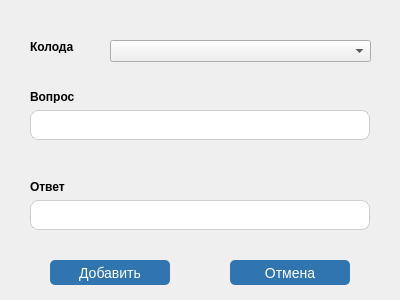
<?xml version="1.0" encoding="UTF-8"?>
<ui version="4.0">
 <class>AddCard</class>
 <widget class="QDialog" name="AddCard">
  <property name="geometry">
   <rect>
    <x>0</x>
    <y>0</y>
    <width>400</width>
    <height>300</height>
   </rect>
  </property>
  <property name="windowTitle">
   <string>Dialog</string>
  </property>
  <widget class="QPushButton" name="add_card_button">
   <property name="geometry">
    <rect>
     <x>50</x>
     <y>260</y>
     <width>120</width>
     <height>25</height>
    </rect>
   </property>
   <property name="styleSheet">
    <string notr="true">color: #fff;
text-decoration: none; 
background-color: #3175b0;
font-size: 14px;
border-radius: 5px;</string>
   </property>
   <property name="text">
    <string>Добавить</string>
   </property>
  </widget>
  <widget class="QPushButton" name="cancel_button">
   <property name="geometry">
    <rect>
     <x>230</x>
     <y>260</y>
     <width>120</width>
     <height>25</height>
    </rect>
   </property>
   <property name="styleSheet">
    <string notr="true">color: #fff;
text-decoration: none; 
background-color: #3175b0;
font-size: 14px;
border-radius: 5px;</string>
   </property>
   <property name="text">
    <string>Отмена</string>
   </property>
  </widget>
  <widget class="QLabel" name="label">
   <property name="geometry">
    <rect>
     <x>30</x>
     <y>90</y>
     <width>47</width>
     <height>13</height>
    </rect>
   </property>
   <property name="styleSheet">
    <string notr="true">font-size: 12px;
font-weight: 900;</string>
   </property>
   <property name="text">
    <string>Вопрос</string>
   </property>
  </widget>
  <widget class="QLabel" name="label_2">
   <property name="geometry">
    <rect>
     <x>30</x>
     <y>180</y>
     <width>47</width>
     <height>13</height>
    </rect>
   </property>
   <property name="styleSheet">
    <string notr="true">font-size: 12px;
font-weight: 900;</string>
   </property>
   <property name="text">
    <string>Ответ</string>
   </property>
  </widget>
  <widget class="QComboBox" name="category">
   <property name="geometry">
    <rect>
     <x>110</x>
     <y>40</y>
     <width>261</width>
     <height>22</height>
    </rect>
   </property>
  </widget>
  <widget class="QLabel" name="label_3">
   <property name="geometry">
    <rect>
     <x>30</x>
     <y>40</y>
     <width>47</width>
     <height>13</height>
    </rect>
   </property>
   <property name="styleSheet">
    <string notr="true">font-size: 12px;
font-weight: 900;</string>
   </property>
   <property name="text">
    <string>Колода</string>
   </property>
  </widget>
  <widget class="QLineEdit" name="answer">
   <property name="geometry">
    <rect>
     <x>30</x>
     <y>200</y>
     <width>340</width>
     <height>30</height>
    </rect>
   </property>
   <property name="styleSheet">
    <string notr="true">font-size: 14px;
padding: 6px 0 4px 10px;
border: 1px solid #cecece;
background: #fff;
border-radius: 8px;</string>
   </property>
  </widget>
  <widget class="QLineEdit" name="question">
   <property name="geometry">
    <rect>
     <x>30</x>
     <y>110</y>
     <width>340</width>
     <height>30</height>
    </rect>
   </property>
   <property name="styleSheet">
    <string notr="true">font-size: 14px;
padding: 6px 0 4px 10px;
border: 1px solid #cecece;
background: #fff;
border-radius: 8px;</string>
   </property>
   <property name="text">
    <string/>
   </property>
  </widget>
 </widget>
 <resources/>
 <connections/>
</ui>
